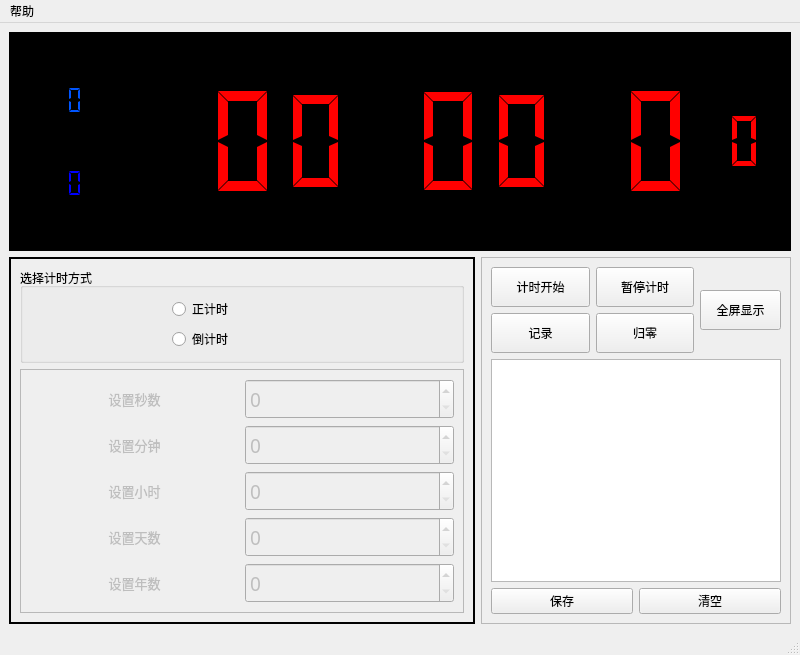
<?xml version="1.0" encoding="UTF-8"?>
<ui version="4.0">
 <class>TimerSettingWindow</class>
 <widget class="QMainWindow" name="TimerSettingWindow">
  <property name="geometry">
   <rect>
    <x>0</x>
    <y>0</y>
    <width>800</width>
    <height>636</height>
   </rect>
  </property>
  <property name="windowTitle">
   <string>MainWindow</string>
  </property>
  <property name="autoFillBackground">
   <bool>true</bool>
  </property>
  <widget class="QWidget" name="centralwidget">
   <layout class="QVBoxLayout" name="verticalLayout_4">
    <item>
     <widget class="QFrame" name="timeShowFrame">
      <property name="styleSheet">
       <string notr="true">background-color: rgb(0, 0, 0);</string>
      </property>
      <property name="frameShape">
       <enum>QFrame::WinPanel</enum>
      </property>
      <property name="frameShadow">
       <enum>QFrame::Plain</enum>
      </property>
      <layout class="QGridLayout" name="gridLayout">
       <item row="0" column="0">
        <widget class="QWidget" name="timerShowWidget" native="true">
         <layout class="QHBoxLayout" name="horizontalLayout_2">
          <item>
           <widget class="QWidget" name="dayYearWidget" native="true">
            <property name="styleSheet">
             <string notr="true">color: rgb(0, 85, 255);</string>
            </property>
            <layout class="QVBoxLayout" name="verticalLayout">
             <item>
              <widget class="QLCDNumber" name="yearLcd">
               <property name="autoFillBackground">
                <bool>false</bool>
               </property>
               <property name="styleSheet">
                <string notr="true">color: rgb(0, 85, 255)</string>
               </property>
               <property name="frameShadow">
                <enum>QFrame::Raised</enum>
               </property>
               <property name="digitCount">
                <number>3</number>
               </property>
               <property name="segmentStyle">
                <enum>QLCDNumber::Flat</enum>
               </property>
              </widget>
             </item>
             <item>
              <widget class="QLCDNumber" name="dayLcd">
               <property name="autoFillBackground">
                <bool>false</bool>
               </property>
               <property name="styleSheet">
                <string notr="true">color: rgb(0, 0, 255);</string>
               </property>
               <property name="digitCount">
                <number>3</number>
               </property>
               <property name="segmentStyle">
                <enum>QLCDNumber::Flat</enum>
               </property>
              </widget>
             </item>
            </layout>
           </widget>
          </item>
          <item>
           <widget class="QWidget" name="timeWidget" native="true">
            <layout class="QHBoxLayout" name="horizontalLayout" stretch="0,4,2,4,2,4,2">
             <item>
              <spacer name="horizontalSpacer_5">
               <property name="orientation">
                <enum>Qt::Horizontal</enum>
               </property>
               <property name="sizeHint" stdset="0">
                <size>
                 <width>40</width>
                 <height>20</height>
                </size>
               </property>
              </spacer>
             </item>
             <item>
              <widget class="QLCDNumber" name="hourLcd">
               <property name="minimumSize">
                <size>
                 <width>21</width>
                 <height>161</height>
                </size>
               </property>
               <property name="contextMenuPolicy">
                <enum>Qt::NoContextMenu</enum>
               </property>
               <property name="styleSheet">
                <string notr="true">color: rgb(255, 0, 0);
font: 36pt &quot;04b_21&quot;;
</string>
               </property>
               <property name="frameShape">
                <enum>QFrame::NoFrame</enum>
               </property>
               <property name="frameShadow">
                <enum>QFrame::Sunken</enum>
               </property>
               <property name="lineWidth">
                <number>6</number>
               </property>
               <property name="digitCount">
                <number>2</number>
               </property>
               <property name="segmentStyle">
                <enum>QLCDNumber::Flat</enum>
               </property>
              </widget>
             </item>
             <item>
              <widget class="QLCDNumber" name="colonLcd1">
               <property name="minimumSize">
                <size>
                 <width>21</width>
                 <height>161</height>
                </size>
               </property>
               <property name="font">
                <font>
                 <weight>75</weight>
                 <italic>true</italic>
                 <bold>true</bold>
                 <underline>false</underline>
                 <kerning>true</kerning>
                </font>
               </property>
               <property name="contextMenuPolicy">
                <enum>Qt::NoContextMenu</enum>
               </property>
               <property name="styleSheet">
                <string notr="true">color: rgb(255, 0, 0);</string>
               </property>
               <property name="frameShape">
                <enum>QFrame::NoFrame</enum>
               </property>
               <property name="frameShadow">
                <enum>QFrame::Sunken</enum>
               </property>
               <property name="lineWidth">
                <number>6</number>
               </property>
               <property name="digitCount">
                <number>1</number>
               </property>
               <property name="segmentStyle">
                <enum>QLCDNumber::Flat</enum>
               </property>
              </widget>
             </item>
             <item>
              <widget class="QLCDNumber" name="minLcd">
               <property name="minimumSize">
                <size>
                 <width>21</width>
                 <height>161</height>
                </size>
               </property>
               <property name="contextMenuPolicy">
                <enum>Qt::NoContextMenu</enum>
               </property>
               <property name="styleSheet">
                <string notr="true">color: rgb(255, 0, 0);
font: 36pt &quot;04b_21&quot;;
</string>
               </property>
               <property name="frameShape">
                <enum>QFrame::NoFrame</enum>
               </property>
               <property name="frameShadow">
                <enum>QFrame::Sunken</enum>
               </property>
               <property name="lineWidth">
                <number>6</number>
               </property>
               <property name="digitCount">
                <number>2</number>
               </property>
               <property name="segmentStyle">
                <enum>QLCDNumber::Flat</enum>
               </property>
              </widget>
             </item>
             <item>
              <widget class="QLCDNumber" name="colonLcd2">
               <property name="minimumSize">
                <size>
                 <width>21</width>
                 <height>161</height>
                </size>
               </property>
               <property name="font">
                <font>
                 <weight>75</weight>
                 <italic>true</italic>
                 <bold>true</bold>
                 <underline>false</underline>
                 <kerning>true</kerning>
                </font>
               </property>
               <property name="contextMenuPolicy">
                <enum>Qt::NoContextMenu</enum>
               </property>
               <property name="styleSheet">
                <string notr="true">color: rgb(255, 0, 0);</string>
               </property>
               <property name="frameShape">
                <enum>QFrame::NoFrame</enum>
               </property>
               <property name="frameShadow">
                <enum>QFrame::Sunken</enum>
               </property>
               <property name="lineWidth">
                <number>6</number>
               </property>
               <property name="digitCount">
                <number>1</number>
               </property>
               <property name="segmentStyle">
                <enum>QLCDNumber::Flat</enum>
               </property>
              </widget>
             </item>
             <item>
              <widget class="QLCDNumber" name="secLcd">
               <property name="minimumSize">
                <size>
                 <width>21</width>
                 <height>161</height>
                </size>
               </property>
               <property name="contextMenuPolicy">
                <enum>Qt::NoContextMenu</enum>
               </property>
               <property name="styleSheet">
                <string notr="true">color: rgb(255, 0, 0);</string>
               </property>
               <property name="frameShape">
                <enum>QFrame::NoFrame</enum>
               </property>
               <property name="frameShadow">
                <enum>QFrame::Sunken</enum>
               </property>
               <property name="lineWidth">
                <number>6</number>
               </property>
               <property name="digitCount">
                <number>2</number>
               </property>
               <property name="segmentStyle">
                <enum>QLCDNumber::Flat</enum>
               </property>
              </widget>
             </item>
             <item>
              <widget class="QLCDNumber" name="msecLcd">
               <property name="minimumSize">
                <size>
                 <width>21</width>
                 <height>161</height>
                </size>
               </property>
               <property name="contextMenuPolicy">
                <enum>Qt::NoContextMenu</enum>
               </property>
               <property name="styleSheet">
                <string notr="true">color: rgb(255, 0, 0);</string>
               </property>
               <property name="frameShape">
                <enum>QFrame::NoFrame</enum>
               </property>
               <property name="frameShadow">
                <enum>QFrame::Sunken</enum>
               </property>
               <property name="lineWidth">
                <number>6</number>
               </property>
               <property name="digitCount">
                <number>2</number>
               </property>
               <property name="segmentStyle">
                <enum>QLCDNumber::Flat</enum>
               </property>
              </widget>
             </item>
            </layout>
           </widget>
          </item>
         </layout>
        </widget>
       </item>
      </layout>
     </widget>
    </item>
    <item>
     <layout class="QHBoxLayout" name="horizontalLayout_3" stretch="3,2">
      <item>
       <widget class="QFrame" name="functionFrame">
        <property name="frameShape">
         <enum>QFrame::WinPanel</enum>
        </property>
        <property name="frameShadow">
         <enum>QFrame::Plain</enum>
        </property>
        <layout class="QVBoxLayout" name="verticalLayout_5" stretch="1,2">
         <item>
          <widget class="QGroupBox" name="modeSelectBox">
           <property name="title">
            <string>选择计时方式</string>
           </property>
           <layout class="QGridLayout" name="gridLayout_3" columnstretch="1,1,1">
            <item row="0" column="0">
             <spacer name="horizontalSpacer">
              <property name="orientation">
               <enum>Qt::Horizontal</enum>
              </property>
              <property name="sizeHint" stdset="0">
               <size>
                <width>173</width>
                <height>20</height>
               </size>
              </property>
             </spacer>
            </item>
            <item row="0" column="1">
             <widget class="QRadioButton" name="countUpRadioButton">
              <property name="focusPolicy">
               <enum>Qt::ClickFocus</enum>
              </property>
              <property name="layoutDirection">
               <enum>Qt::LeftToRight</enum>
              </property>
              <property name="text">
               <string>正计时</string>
              </property>
              <property name="checkable">
               <bool>true</bool>
              </property>
              <property name="checked">
               <bool>false</bool>
              </property>
              <property name="autoRepeat">
               <bool>false</bool>
              </property>
             </widget>
            </item>
            <item row="0" column="2">
             <spacer name="horizontalSpacer_3">
              <property name="orientation">
               <enum>Qt::Horizontal</enum>
              </property>
              <property name="sizeHint" stdset="0">
               <size>
                <width>173</width>
                <height>20</height>
               </size>
              </property>
             </spacer>
            </item>
            <item row="1" column="0">
             <spacer name="horizontalSpacer_2">
              <property name="orientation">
               <enum>Qt::Horizontal</enum>
              </property>
              <property name="sizeHint" stdset="0">
               <size>
                <width>173</width>
                <height>20</height>
               </size>
              </property>
             </spacer>
            </item>
            <item row="1" column="1">
             <widget class="QRadioButton" name="countDownRadioButton">
              <property name="focusPolicy">
               <enum>Qt::ClickFocus</enum>
              </property>
              <property name="text">
               <string>倒计时</string>
              </property>
             </widget>
            </item>
            <item row="1" column="2">
             <spacer name="horizontalSpacer_4">
              <property name="orientation">
               <enum>Qt::Horizontal</enum>
              </property>
              <property name="sizeHint" stdset="0">
               <size>
                <width>173</width>
                <height>20</height>
               </size>
              </property>
             </spacer>
            </item>
           </layout>
          </widget>
         </item>
         <item>
          <widget class="QFrame" name="countDownSetFrame">
           <property name="enabled">
            <bool>false</bool>
           </property>
           <property name="frameShape">
            <enum>QFrame::StyledPanel</enum>
           </property>
           <property name="frameShadow">
            <enum>QFrame::Raised</enum>
           </property>
           <layout class="QGridLayout" name="gridLayout_2">
            <item row="0" column="0">
             <widget class="QLabel" name="secSetLabel">
              <property name="minimumSize">
               <size>
                <width>0</width>
                <height>0</height>
               </size>
              </property>
              <property name="baseSize">
               <size>
                <width>0</width>
                <height>40</height>
               </size>
              </property>
              <property name="font">
               <font>
                <family>04b_21</family>
                <pointsize>10</pointsize>
               </font>
              </property>
              <property name="text">
               <string>设置秒数</string>
              </property>
              <property name="alignment">
               <set>Qt::AlignCenter</set>
              </property>
             </widget>
            </item>
            <item row="0" column="1">
             <widget class="QSpinBox" name="secSetSpinBox">
              <property name="minimumSize">
               <size>
                <width>0</width>
                <height>40</height>
               </size>
              </property>
              <property name="font">
               <font>
                <family>微软雅黑</family>
                <pointsize>14</pointsize>
               </font>
              </property>
              <property name="maximum">
               <number>99</number>
              </property>
             </widget>
            </item>
            <item row="1" column="0">
             <widget class="QLabel" name="minSetLabel">
              <property name="minimumSize">
               <size>
                <width>0</width>
                <height>40</height>
               </size>
              </property>
              <property name="font">
               <font>
                <family>04b_21</family>
                <pointsize>10</pointsize>
               </font>
              </property>
              <property name="text">
               <string>设置分钟</string>
              </property>
              <property name="alignment">
               <set>Qt::AlignCenter</set>
              </property>
             </widget>
            </item>
            <item row="1" column="1">
             <widget class="QSpinBox" name="minSetSpinBox">
              <property name="minimumSize">
               <size>
                <width>0</width>
                <height>40</height>
               </size>
              </property>
              <property name="font">
               <font>
                <family>微软雅黑</family>
                <pointsize>14</pointsize>
               </font>
              </property>
              <property name="maximum">
               <number>99</number>
              </property>
             </widget>
            </item>
            <item row="2" column="0">
             <widget class="QLabel" name="hourSetLabel">
              <property name="minimumSize">
               <size>
                <width>0</width>
                <height>40</height>
               </size>
              </property>
              <property name="font">
               <font>
                <family>04b_21</family>
                <pointsize>10</pointsize>
               </font>
              </property>
              <property name="text">
               <string>设置小时</string>
              </property>
              <property name="alignment">
               <set>Qt::AlignCenter</set>
              </property>
             </widget>
            </item>
            <item row="2" column="1">
             <widget class="QSpinBox" name="hourSetSpinBox">
              <property name="minimumSize">
               <size>
                <width>0</width>
                <height>40</height>
               </size>
              </property>
              <property name="font">
               <font>
                <family>微软雅黑</family>
                <pointsize>14</pointsize>
               </font>
              </property>
              <property name="maximum">
               <number>99</number>
              </property>
             </widget>
            </item>
            <item row="3" column="0">
             <widget class="QLabel" name="daySetLabel">
              <property name="minimumSize">
               <size>
                <width>0</width>
                <height>40</height>
               </size>
              </property>
              <property name="font">
               <font>
                <family>04b_21</family>
                <pointsize>10</pointsize>
               </font>
              </property>
              <property name="text">
               <string>设置天数</string>
              </property>
              <property name="alignment">
               <set>Qt::AlignCenter</set>
              </property>
             </widget>
            </item>
            <item row="3" column="1">
             <widget class="QSpinBox" name="daySetSpinBox">
              <property name="minimumSize">
               <size>
                <width>0</width>
                <height>40</height>
               </size>
              </property>
              <property name="font">
               <font>
                <family>微软雅黑</family>
                <pointsize>14</pointsize>
               </font>
              </property>
              <property name="maximum">
               <number>999</number>
              </property>
             </widget>
            </item>
            <item row="4" column="0">
             <widget class="QLabel" name="yearSetLabel">
              <property name="minimumSize">
               <size>
                <width>0</width>
                <height>40</height>
               </size>
              </property>
              <property name="font">
               <font>
                <family>04b_21</family>
                <pointsize>10</pointsize>
               </font>
              </property>
              <property name="text">
               <string>设置年数</string>
              </property>
              <property name="alignment">
               <set>Qt::AlignCenter</set>
              </property>
             </widget>
            </item>
            <item row="4" column="1">
             <widget class="QSpinBox" name="yearSetSpinBox">
              <property name="minimumSize">
               <size>
                <width>0</width>
                <height>40</height>
               </size>
              </property>
              <property name="font">
               <font>
                <family>微软雅黑</family>
                <pointsize>14</pointsize>
               </font>
              </property>
              <property name="maximum">
               <number>999</number>
              </property>
             </widget>
            </item>
           </layout>
          </widget>
         </item>
        </layout>
       </widget>
      </item>
      <item>
       <widget class="QFrame" name="controlFrame">
        <property name="frameShape">
         <enum>QFrame::StyledPanel</enum>
        </property>
        <property name="frameShadow">
         <enum>QFrame::Raised</enum>
        </property>
        <layout class="QVBoxLayout" name="verticalLayout_6">
         <item>
          <layout class="QHBoxLayout" name="horizontalLayout_5" stretch="5,2">
           <item>
            <layout class="QHBoxLayout" name="horizontalLayout_4">
             <item>
              <layout class="QVBoxLayout" name="verticalLayout_2">
               <item>
                <widget class="QPushButton" name="startButton">
                 <property name="minimumSize">
                  <size>
                   <width>50</width>
                   <height>40</height>
                  </size>
                 </property>
                 <property name="focusPolicy">
                  <enum>Qt::ClickFocus</enum>
                 </property>
                 <property name="text">
                  <string>计时开始</string>
                 </property>
                </widget>
               </item>
               <item>
                <widget class="QPushButton" name="recordButton">
                 <property name="minimumSize">
                  <size>
                   <width>50</width>
                   <height>40</height>
                  </size>
                 </property>
                 <property name="focusPolicy">
                  <enum>Qt::ClickFocus</enum>
                 </property>
                 <property name="text">
                  <string>记录</string>
                 </property>
                </widget>
               </item>
              </layout>
             </item>
             <item>
              <layout class="QVBoxLayout" name="verticalLayout_3">
               <item>
                <widget class="QPushButton" name="stopButton">
                 <property name="minimumSize">
                  <size>
                   <width>50</width>
                   <height>40</height>
                  </size>
                 </property>
                 <property name="focusPolicy">
                  <enum>Qt::ClickFocus</enum>
                 </property>
                 <property name="text">
                  <string>暂停计时</string>
                 </property>
                </widget>
               </item>
               <item>
                <widget class="QPushButton" name="clearButton">
                 <property name="minimumSize">
                  <size>
                   <width>50</width>
                   <height>40</height>
                  </size>
                 </property>
                 <property name="focusPolicy">
                  <enum>Qt::ClickFocus</enum>
                 </property>
                 <property name="text">
                  <string>归零</string>
                 </property>
                </widget>
               </item>
              </layout>
             </item>
            </layout>
           </item>
           <item>
            <widget class="QPushButton" name="showFullScreenButton">
             <property name="minimumSize">
              <size>
               <width>50</width>
               <height>40</height>
              </size>
             </property>
             <property name="baseSize">
              <size>
               <width>50</width>
               <height>30</height>
              </size>
             </property>
             <property name="focusPolicy">
              <enum>Qt::ClickFocus</enum>
             </property>
             <property name="text">
              <string>全屏显示</string>
             </property>
            </widget>
           </item>
          </layout>
         </item>
         <item>
          <widget class="QTextBrowser" name="recordBrowser">
           <property name="focusPolicy">
            <enum>Qt::WheelFocus</enum>
           </property>
          </widget>
         </item>
         <item>
          <layout class="QHBoxLayout" name="horizontalLayout_6">
           <item>
            <widget class="QPushButton" name="saveRecordButton">
             <property name="text">
              <string>保存</string>
             </property>
            </widget>
           </item>
           <item>
            <widget class="QPushButton" name="clearRecordButton">
             <property name="text">
              <string>清空</string>
             </property>
            </widget>
           </item>
          </layout>
         </item>
        </layout>
       </widget>
      </item>
     </layout>
    </item>
   </layout>
  </widget>
  <widget class="QStatusBar" name="statusbar"/>
  <widget class="QMenuBar" name="menuBar">
   <property name="geometry">
    <rect>
     <x>0</x>
     <y>0</y>
     <width>800</width>
     <height>23</height>
    </rect>
   </property>
   <widget class="QMenu" name="menu">
    <property name="title">
     <string>帮助</string>
    </property>
    <addaction name="shortcutAction"/>
    <addaction name="aboutAction"/>
   </widget>
   <addaction name="menu"/>
  </widget>
  <action name="actionshortcut">
   <property name="text">
    <string>shortcut</string>
   </property>
  </action>
  <action name="shortcutAction">
   <property name="text">
    <string>快捷键</string>
   </property>
  </action>
  <action name="aboutAction">
   <property name="text">
    <string>关于</string>
   </property>
  </action>
 </widget>
 <tabstops>
  <tabstop>startButton</tabstop>
  <tabstop>stopButton</tabstop>
  <tabstop>recordButton</tabstop>
  <tabstop>clearButton</tabstop>
  <tabstop>showFullScreenButton</tabstop>
  <tabstop>recordBrowser</tabstop>
  <tabstop>saveRecordButton</tabstop>
  <tabstop>clearRecordButton</tabstop>
  <tabstop>countUpRadioButton</tabstop>
  <tabstop>countDownRadioButton</tabstop>
  <tabstop>secSetSpinBox</tabstop>
  <tabstop>minSetSpinBox</tabstop>
  <tabstop>hourSetSpinBox</tabstop>
  <tabstop>daySetSpinBox</tabstop>
  <tabstop>yearSetSpinBox</tabstop>
 </tabstops>
 <resources/>
 <connections/>
</ui>
